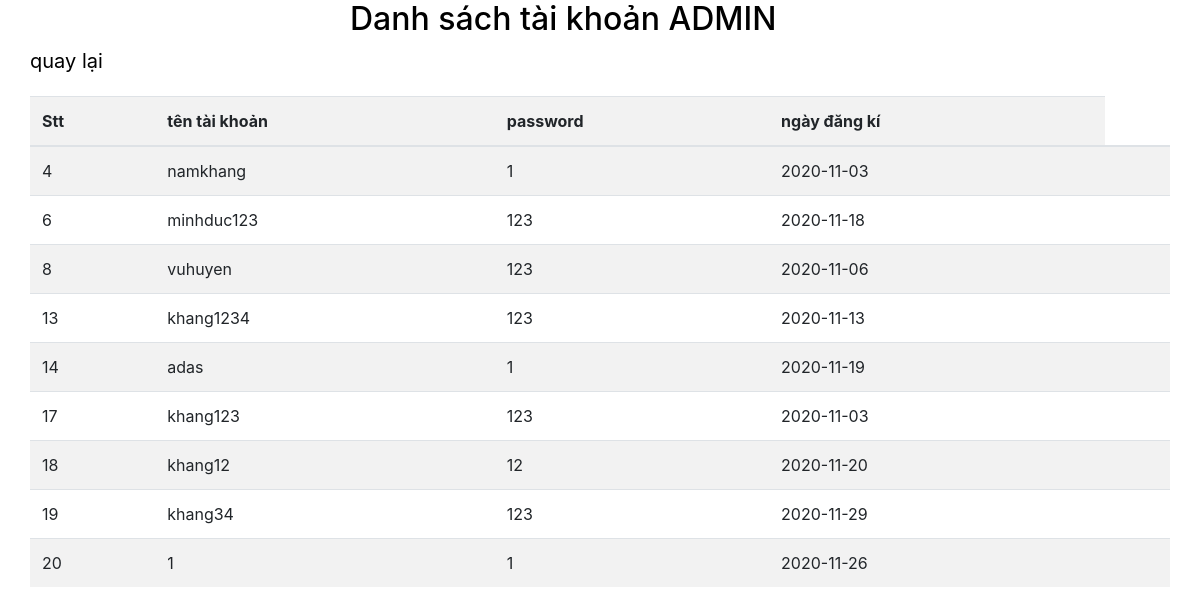
/PHP/user.php, run on the app's committed database.
### tables this page shows
CREATE TABLE `tbl_user` (
  `ID_TK` int(11) NOT NULL,
  `Ten_TK` varchar(50) NOT NULL,
  `mat_khau` varchar(20) NOT NULL,
  `ngay` date NOT NULL
);

### PHP/user.php (the view, shortened to what this page needs)
<?php
    include "../connect.php";
    $sql=  "SELECT * FROM `tbl_user`";
    $query= mysqli_query($conn ,$sql);
?>
<!DOCTYPE html>
<html lang="en">
<head>
    <link rel="stylesheet" href="https://stackpath.bootstrapcdn.com/bootstrap/4.5.2/css/bootstrap.min.css">
</head>
<body>
<div class="container">
        <div class="row">
            <div class="ad" style="margin-bottom:20px; color:black">
                <h2 style="margin-left:320px">Danh sách tài khoản ADMIN</h2>
                <a href="danhmuc.php" style="margin-bottom:20px; font-size:20px ;color:black">quay lại</a>
            </div>
            <table class="table table-striped">
                <tr >
                    <th>Stt</th>
                    <th>tên tài khoản</th>
                    <th>password</th>
                    <th >ngày đăng kí</th>
                </tr>
                <tbody>
                    <?php
                        while($row = mysqli_fetch_assoc($query)){ ?>
                            <tr>
                                <td><?php echo $row['ID_TK']; ?></td>
                                <td><?php echo $row['Ten_TK']; ?></td>
                                <td><?php echo $row['mat_khau']; ?></td>
                                <td><?php echo $row['ngay']; ?></td>
                                <td>
                            </tr>
                    <?php    }  ?>
                </tbody>
            </table>
        </div>
    </div>
</body>
</html>

### data on the page
tbl_user: ID_TK "4", Ten_TK "namkhang", mat_khau "1", ngay "2020-11-03"
tbl_user: ID_TK "6", Ten_TK "minhduc123", mat_khau "123", ngay "2020-11-18"
tbl_user: ID_TK "8", Ten_TK "vuhuyen", mat_khau "123", ngay "2020-11-06"
tbl_user: ID_TK "13", Ten_TK "khang1234", mat_khau "123", ngay "2020-11-13"
tbl_user: ID_TK "14", Ten_TK "adas", mat_khau "1", ngay "2020-11-19"
tbl_user: ID_TK "17", Ten_TK "khang123", mat_khau "123", ngay "2020-11-03"
tbl_user: ID_TK "18", Ten_TK "khang12", mat_khau "12", ngay "2020-11-20"
tbl_user: ID_TK "19", Ten_TK "khang34", mat_khau "123", ngay "2020-11-29"
tbl_user: ID_TK "20", Ten_TK "1", mat_khau "1", ngay "2020-11-26"
